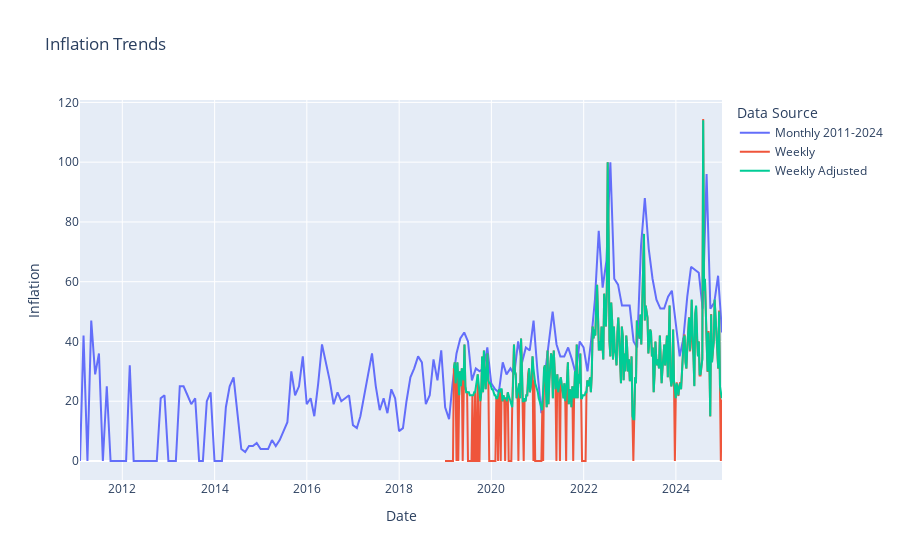

The notebook cell this image was saved under:
### Code cell
fig = go.Figure()
fig.add_trace(go.Scatter(x=gt_m_2011_2024.index, y=gt_m_2011_2024['Inflación'], mode='lines', name='Monthly 2011-2024'))
fig.add_trace(go.Scatter(x=all_weekly.index, y=all_weekly['Inflación'], mode='lines', name='Weekly'))
fig.add_trace(go.Scatter(x=GT_weekly.index, y=GT_weekly['Inflación'], mode='lines', name='Weekly Adjusted'))

fig.update_layout(
    title='Inflation Trends',
    xaxis_title='Date',
    yaxis_title='Inflation',
    legend_title='Data Source'
)
fig.show()

### Figure 1 — Plotly figure (JSON) as saved in the notebook; plotly's stock layout.template omitted (floating-point values rounded to 4 significant figures; data arrays with more than 128 entries replaced by an {"elided": "..."} marker saying what was removed)
{"data": [{"mode": "lines", "name": "Monthly 2011-2024", "type": "scatter", "x": {"elided": "168 str values"}, "y": {"elided": "168 float values"}}, {"mode": "lines", "name": "Weekly", "type": "scatter", "x": {"elided": "314 str values"}, "y": {"elided": "314 float values"}}, {"mode": "lines", "name": "Weekly Adjusted", "type": "scatter", "x": {"elided": "314 str values"}, "y": {"elided": "314 float values"}}], "layout": {"legend": {"title": {"text": "Data Source"}}, "title": {"text": "Inflation Trends"}, "xaxis": {"title": {"text": "Date"}}, "yaxis": {"title": {"text": "Inflation"}}}}
